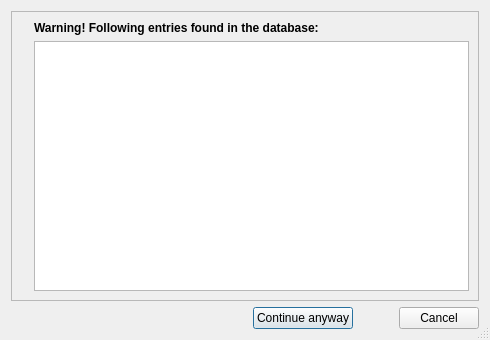
<ui version="4.0" >
 <class>SQLMatchingDialog</class>
 <widget class="QDialog" name="SQLMatchingDialog" >
  <property name="geometry" >
   <rect>
    <x>0</x>
    <y>0</y>
    <width>490</width>
    <height>340</height>
   </rect>
  </property>
  <property name="minimumSize" >
   <size>
    <width>490</width>
    <height>340</height>
   </size>
  </property>
  <property name="windowTitle" >
   <string>SQL Matching</string>
  </property>
  <property name="sizeGripEnabled" >
   <bool>true</bool>
  </property>
  <layout class="QGridLayout" >
   <item row="0" column="0" >
    <widget class="QFrame" name="frame" >
     <property name="frameShape" >
      <enum>QFrame::StyledPanel</enum>
     </property>
     <property name="frameShadow" >
      <enum>QFrame::Raised</enum>
     </property>
     <layout class="QGridLayout" >
      <item row="0" column="0" >
       <widget class="QLabel" name="label_2" >
        <property name="text" >
         <string/>
        </property>
        <property name="pixmap" >
         <pixmap resource="../audex.qrc" >:/buttons/images/warning.png</pixmap>
        </property>
       </widget>
      </item>
      <item row="0" column="1" >
       <layout class="QVBoxLayout" >
        <item>
         <widget class="QLabel" name="label" >
          <property name="font" >
           <font>
            <weight>75</weight>
            <bold>true</bold>
           </font>
          </property>
          <property name="text" >
           <string>Warning! Following entries found in the database:</string>
          </property>
          <property name="scaledContents" >
           <bool>false</bool>
          </property>
          <property name="wordWrap" >
           <bool>true</bool>
          </property>
         </widget>
        </item>
        <item>
         <widget class="QListWidget" name="listWidget" >
          <property name="editTriggers" >
           <set>QAbstractItemView::NoEditTriggers</set>
          </property>
         </widget>
        </item>
       </layout>
      </item>
     </layout>
    </widget>
   </item>
   <item row="1" column="0" >
    <layout class="QHBoxLayout" >
     <item>
      <spacer>
       <property name="orientation" >
        <enum>Qt::Horizontal</enum>
       </property>
       <property name="sizeHint" >
        <size>
         <width>40</width>
         <height>20</height>
        </size>
       </property>
      </spacer>
     </item>
     <item>
      <widget class="QPushButton" name="pushButton" >
       <property name="text" >
        <string>Continue anyway</string>
       </property>
      </widget>
     </item>
     <item>
      <spacer>
       <property name="orientation" >
        <enum>Qt::Horizontal</enum>
       </property>
       <property name="sizeType" >
        <enum>QSizePolicy::Fixed</enum>
       </property>
       <property name="sizeHint" >
        <size>
         <width>40</width>
         <height>20</height>
        </size>
       </property>
      </spacer>
     </item>
     <item>
      <widget class="QPushButton" name="pushButton_2" >
       <property name="text" >
        <string>Cancel</string>
       </property>
      </widget>
     </item>
    </layout>
   </item>
  </layout>
 </widget>
 <resources>
  <include location="../audex.qrc" />
 </resources>
 <connections/>
</ui>
